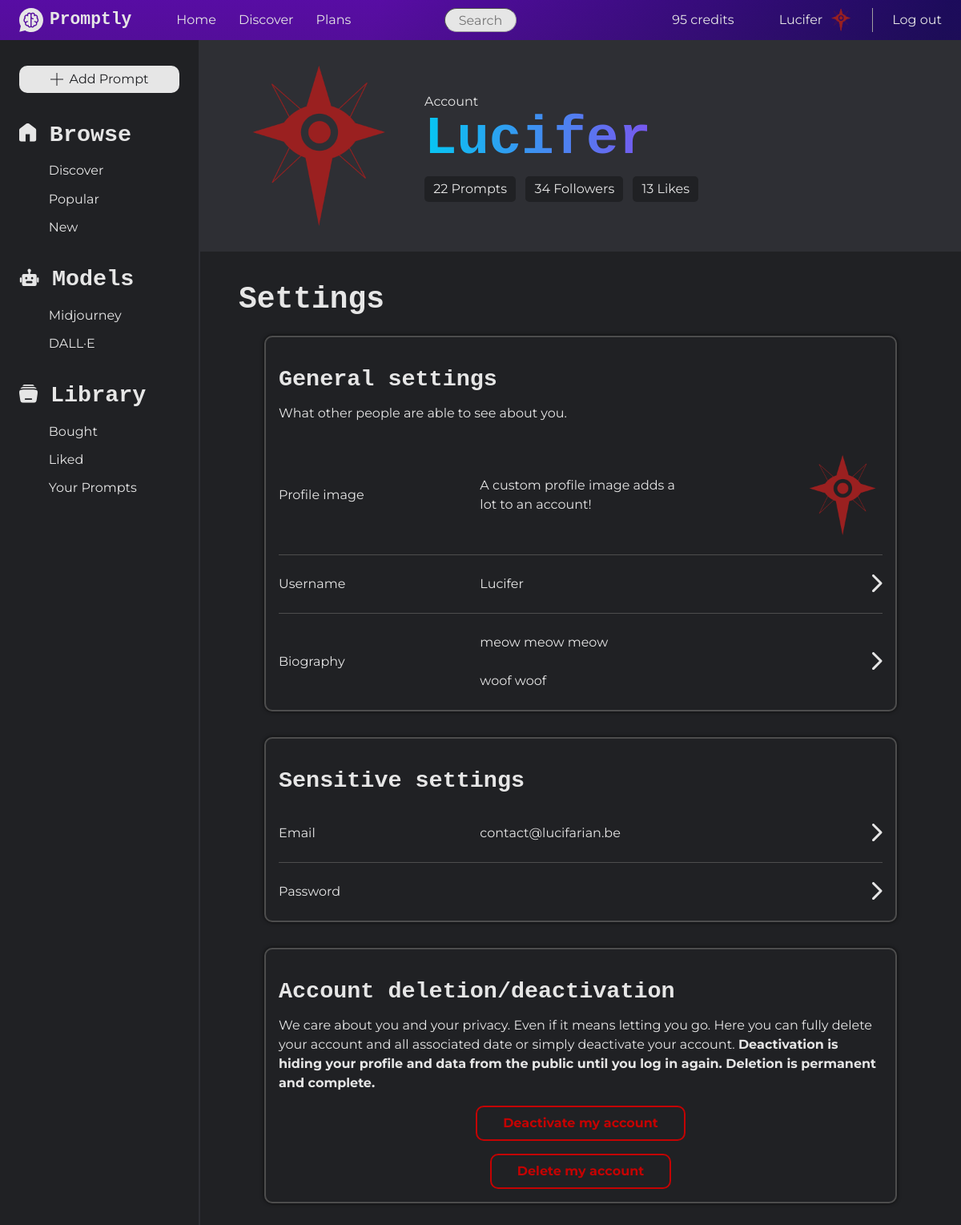
The page /settings.php (signed in) on the database as committed earlier.
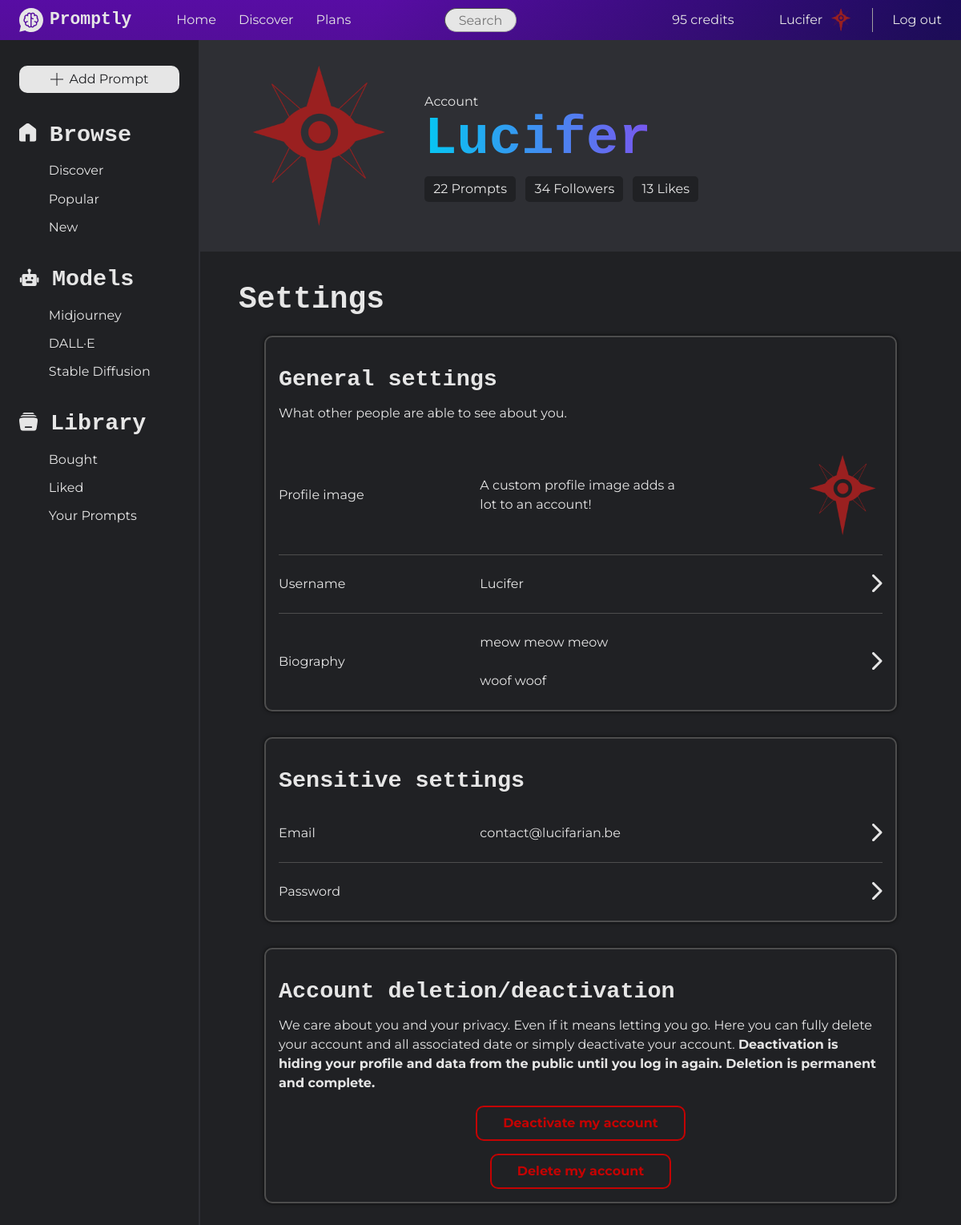
The same page on the database as committed later.
### tables this page shows
CREATE TABLE `ai_models` (
  `id` int(11) NOT NULL,
  `name` varchar(50) NOT NULL,
  `description` varchar(300) NOT NULL,
  `versions` text NOT NULL,
  `icon` varchar(300) NOT NULL
);

CREATE TABLE `users` (
  `id` int(11) NOT NULL,
  `username` varchar(300) NOT NULL,
  `email` varchar(300) NOT NULL,
  `password` varchar(300) NOT NULL,
  `biography` varchar(150) DEFAULT NULL,
  `profile_pic` varchar(300) NOT NULL DEFAULT 'assets/images/site/default-user-pic.svg',
  `date_created` datetime NOT NULL DEFAULT current_timestamp(),
  `email_verified` tinyint(1) NOT NULL DEFAULT 0,
  `last_login` datetime DEFAULT NULL,
  `credits` int(11) NOT NULL DEFAULT 0,
  `active` tinyint(1) NOT NULL DEFAULT 1
);

### classes/Prompt.php (called while the page is built, shortened)
<?php
class Prompt
{
    public static function getAllModels()
    {
        $PDO = Database::getInstance();
        $stmt = $PDO->query("select * from ai_models");
        $stmt->execute();
        return $stmt->fetchAll(PDO::FETCH_ASSOC);
    }
}

### classes/User.php (called while the page is built, shortened)
<?php
class User
{
    public static function getUserById (int $id): array
    {
        $PDO = Database::getInstance();
        $stmt = $PDO->prepare("SELECT * FROM `users` WHERE id = :id AND active = 1");
        $stmt->bindValue(":id", $id);
        $stmt->execute();
        $result = $stmt->fetch();
        return $result;
    }
}

### settings.php (the view, shortened to what this page needs)
<?php
include_once(__DIR__ . "/classes/User.php");
$user = User::getUserById($_SESSION['userId']);
?><!DOCTYPE html>
<html lang="en">
<head>
    <link rel="stylesheet" href="css/main.css">
    <link rel="stylesheet" href="css/platform.css">
</head>
<body>
    <?php include_once(__DIR__ . "/partials/nav.inc.php"); ?>
    <main>
        <?php include_once(__DIR__ . "/partials/aside.inc.php"); ?>
        <div>
            <header id="profile-header">
                <div id="profile-header-div" class="center">
                    <figure style="background-image: url(<?php echo $user['profile_pic'] ?>);"></figure>
                    <div>
                        <p style="margin-bottom: -1rem;">Account</p>
                        <h1 id="profile-header-username"><?php echo htmlspecialchars($user['username']); ?></h1>
                        <div id="profile-header-information">
                            <span>22 Prompts</span>
                            <span>34 Followers</span>
                            <span>13 Likes</span>
                        </div>
                    </div>
                </div>
            </header>
            <div style="padding: 0 3rem">
                <div class="center" data-div="settingsDiv">
                    <h1>Settings</h1>
                    <section class="settings-section">
                        <h2>General settings</h2>
                        <p>What other people are able to see about you.</p>
                        <a href="#" id="settings-profile-img" data-button="profileImage">
                            <span>Profile image</span>
                            <span>A custom profile image adds a lot to an account!</span>
                            <div class="profile-image">
                                <figure style="background-image: url(<?php echo $user['profile_pic']; ?>);"></figure>
                            </div>
                        </a>
                        <a href="#" data-button="username">
                            <span>Username</span>
                            <span><?php echo htmlspecialchars($user['username']); ?></span>
                            <figure class="right-arrow"></figure>
                        </a>
                        <a href="#" data-button="biography">
                            <span>Biography</span>
                            <span><?php echo nl2br(htmlspecialchars($user['biography'])); ?></span>
                            <figure class="right-arrow"></figure>
                        </a>
                    </section>
                    <section class="settings-section">
                        <h2>Sensitive settings</h2>
                        <a href="#">
                            <span>Email</span>
                            <span><?php echo htmlspecialchars($user['email']); ?></span>
                            <figure class="right-arrow"></figure>
                        </a>
                        <a href="#" data-button="password">
                            <span>Password</span>
                            <figure class="right-arrow"></figure>
                        </a>
                    </section>
                    <section class="settings-section">
                        <h2>Account deletion/deactivation</h2>
                        <p>We care about you and your privacy. Even if it means letting you go. Here you can fully delete your account and all associated date or simply deactivate your account. <strong>Deactivation is hiding your profile and data from the public until you log in again. Deletion is permanent and complete.</strong></p>
                        <div id="deletion-container">
                            <a href="#" class="button" data-button="deactivation">Deactivate my account</a>
                            <a href="#" class="button" data-button="deletion">Delete my account</a>
                        </div>
                    </section>
                </div>
            </div>
        </div>
    </main>
</body>
</html>

### partials/nav.inc.php (shortened to what this page needs)
<nav id="primary-nav">
    <div class="logo-ul-container">
        <div class="logo-container">
            <img src="<?php echo __ROOT__; ?>assets/images/site/promptly-logo.svg" alt="Logo">
            <h3>Promptly</h3>
        </div>
        <ul aria-label="Primary navigation" id="nav-ul" class="hamburg-transform">
            <li><a class="white-a" href="<?php echo __ROOT__; ?>index">Home</a></li>
            <li><a class="white-a" href="<?php echo __ROOT__; ?>discover">Discover</a></li>
            <li><a class="white-a" href="<?php echo __ROOT__; ?>plans">Plans</a></li>
            <li id="search-bar-li"><input aria-label="Search bar" class="search-bar" type="text" placeholder="Search"></li>
        </ul>
    </div>
    <div class="account-nav" aria-label="Account navigation">
        <?php if (isset($_SESSION['loggedIn']) && $_SESSION['loggedIn'] === true) : ?>
            <p class="credits hide-media-query">95 credits</p>
            <div style="position: relative;">
                <div class="white-a profile-a">
                    <span class="hide-media-query"><?php echo htmlspecialchars($_SESSION['username']); ?></span>
                    <figure style="background-image: url(<?php echo __ROOT__ . htmlspecialchars($_SESSION['profile-pic']); ?>);"></figure>
                </div>
            </div>
            <a class="white-a hide-media-query" href="<?php echo __ROOT__; ?>logout">Log out</a>
        <?php endif; ?>
    </div>
</nav>
<div id="nav-place-filler"></div>

### partials/aside.inc.php
<?php
include_once($_SERVER['DOCUMENT_ROOT'] . __ROOT__ . 'classes/Prompt.php');
$models = Prompt::getAllModels();
?><aside>
    <nav aria-label="Platform/tab navigator" id="aside-nav">
        <a class="button primary-btn-white" href="<?php echo __ROOT__; ?>tools/add-prompt">
            <img src="<?php echo __ROOT__; ?>/assets/images/site/plus-icon.svg" alt="Icon of a plus">
            <span>Add Prompt</span>
        </a>
        <div>
            <a href="<?php echo __ROOT__; ?>discover" class="aside-title">
                <img src="<?php echo __ROOT__ ;?>/assets/images/site/home-icon.svg" alt="Home icon">
                <h2>Browse</h2>
            </a>
            <ul class="aside-ul">
                <li><a href="<?php echo __ROOT__; ?>discover">Discover</a></li>
                <li><a href="<?php echo __ROOT__; ?>all-prompts?order=popular">Popular</a></li>
                <li><a href="<?php echo __ROOT__; ?>all-prompts?order=new">New</a></li>
            </ul>
        </div>
        <div id="aside-models">
            <div class="aside-title">
                <img src="<?php echo __ROOT__ ;?>/assets/images/site/robot-icon.svg" alt="Model icon">
                <h2>Models</h2>
            </div>
            <ul class="aside-ul">
                <?php foreach ($models as $model) : ?>
                    <li><a href="<?php echo __ROOT__; ?>all-prompts?models=<?php echo $model['id']; ?>"><?php echo $model['name']; ?></a></li>
                <?php endforeach; ?>
            </ul>
        </div>
        <div>
            <a href="#" class="aside-title">
                <img src="<?php echo __ROOT__ ;?>/assets/images/site/library-icon.svg" alt="Library icon">
                <h2>Library</h2>
            </a>
            <ul class="aside-ul">
                <li><a href="#">Bought</a></li>
                <li><a href="#">Liked</a></li>
                <li><a href="#">Your Prompts</a></li>
            </ul>
        </div>
    </nav>
</aside>
<div id="aside-placeholder"></div>

### css/main.css (style rules this page uses)
:root { --dark-grey: #202124; --purple: #6F04D9; --dark-blue: #1B0273; --medium-blue: #3866F2; --light-medium-blue: #0597F2; --light-blue: #05C7F2; --off-white: #E6E6E6; --grey-1: #A0A0A0; --grey-2: #2E2F34; --grey-3: #4E4E4E; --red: rgb(196, 2, 2); --green: rgb(29, 124, 29); --blue-purple-gradient: linear-gradient(90.77deg, #05C7F2 0%, #953CEE 100%); --purple-gradient: linear-gradient(105.4deg, #6F04D9 39.2%, #1B0273 97.9%); --small-size: 0.75rem; --body-size: 1rem; --h3-size: 1.333rem; --h2-size: 1.777rem; --h1-size: 2.369rem; --large-size: 3.157rem; --very-large-size: 4.209rem; }
html, body { min-height: 100vh; background-color: var(--dark-grey); }
body { color: var(--off-white); }
p, small, figcaption, a, span, label, input, textarea, select, option, legend { font-family: "Montserrat", sans-serif; font-weight: 400; }
h1, h2, h3, h1 > span, h2 > span, h3 > span { font-family: "Lekton", monospace; font-weight: bold; }
input, select, option { font-size: var(--body-size); }
h3 { font-size: var(--h3-size); }
h2 { font-size: var(--h2-size); }
h1 { font-size: var(--h1-size); }
input[type="text"], input[type="password"] { display: block; font-size: var(--body-size); background-color: white; padding: 0.5rem 1rem; width: 100%; border-radius: 5px; border-color: var(--grey-1); border-width: 1px; }
a { color: var(--off-white); text-decoration: none; }
a > img { display: inline-block; }
a:has(img) { display: flex; align-items: center; justify-content: center; gap: 0.5rem }
.logo-container { display: flex; align-items: center; gap: 0.5rem; }
.logo-container > img { height: 50px; }
nav .logo-container > img { height: 30px; }
.primary-btn-white { padding: 0.3rem 1rem; text-align: center; cursor: pointer; text-decoration: none; color: var(--dark-grey); background-color: var(--off-white); border-radius: 10px; border: none; }
.button { transition: transform 100ms; }
#primary-nav { background: linear-gradient(180deg, rgba(32, 33, 36, 0) -561%, rgba(32, 33, 36, 0.35) 100%), linear-gradient(105.4deg, #6F04D9 39.2%, #1B0273 97.9%); height: 50px; padding: 0 1.5rem; display: flex; justify-content: space-between; align-items: center; position: fixed; z-index: 9999; width: 100%; }
#primary-nav ul { list-style: none; padding-left: 0; }
#primary-nav li { display: inline-block; margin-left: 1.5rem; }
.logo-ul-container { display: flex; align-items: center; gap: 2rem; }
.search-bar { background-color: var(--off-white) !important; max-width: 400px; max-height: 30px; pointer-events: auto; text-align: center; justify-self: center; border-radius: 100px !important; transition: width 300ms; }
#search-bar-li { display: flex !important; justify-content: center; align-items: center; position: absolute; width: 100%; height: 50px; left: 0; top: 0; margin: 0 !important; pointer-events: none; }
.white-a { color: var(--off-white); text-decoration: none; }
.account-nav { justify-self: end; display: flex; align-items: center; gap: 0.5rem; }
.profile-a { display: flex; align-items: center; gap: 0.5rem; }
.profile-a > figure { background-repeat: no-repeat; background-position: center; background-size: cover; display: inline; aspect-ratio: 1/1; height: 30px; border-radius: 100%; }
.credits { margin-right: 3rem; }
#nav-place-filler { height: 50px; display: block; }
@media screen and (max-width: 1300px) { .search-bar { width: 90px !important; } }
*, *::before, *::after { box-sizing: border-box; }
* { margin: 0; }
body { line-height: 1.5; -webkit-font-smoothing: antialiased; }
img, picture, video, canvas, svg { display: block; max-width: 100%; }
p, h1, h2, h3, h4, h5, h6 { overflow-wrap: break-word; }

Rows that differ between the two databases and show on the page:
added ai_models: name "Stable Diffusion"
